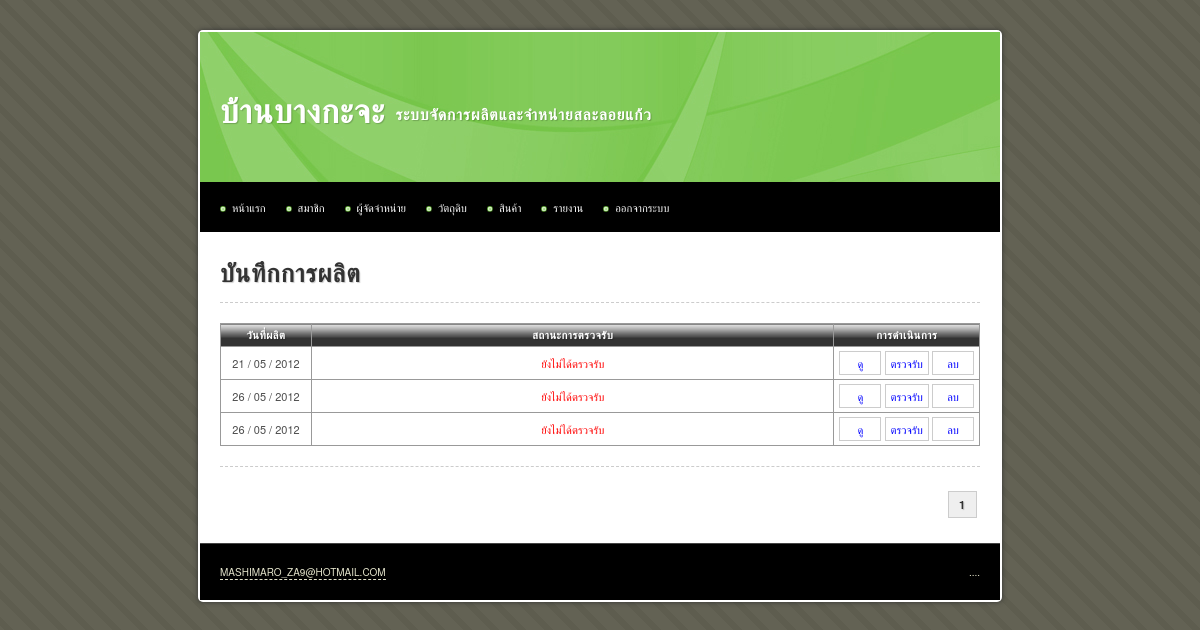
/main/production_log.php (signed in), run on an earlier commit of the app's database.
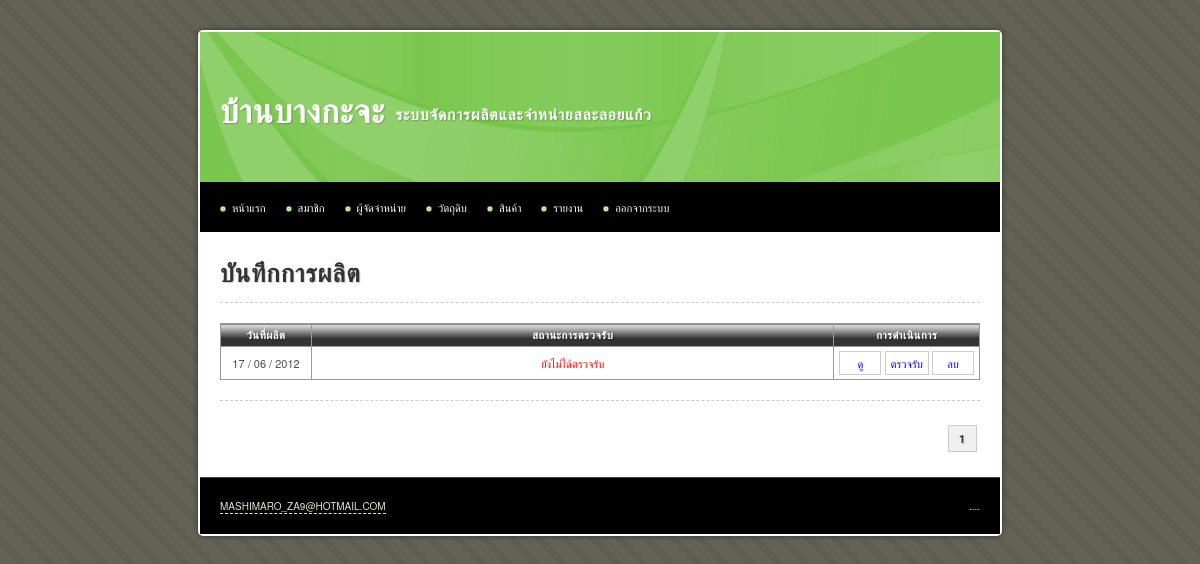
And on a later commit of the database.
### tables this page shows
CREATE TABLE IF NOT EXISTS `production_log` (
  `id` int(10) unsigned NOT NULL AUTO_INCREMENT,
  `is_approved` tinyint(1) unsigned NOT NULL DEFAULT '0',
  `description` text,
  `date_create` date NOT NULL,
  `date_exp` date NOT NULL,
  `date_work` date NOT NULL,
  `date_update` timestamp NOT NULL DEFAULT CURRENT_TIMESTAMP,
  PRIMARY KEY (`id`)
);

### iic_tools/helpers/iic_utilities_helper.php (called while the page is built, shortened)
<?php
function change_date_format($date, $old_separator = "-", $old_format = 'y-m-d', $new_separator = " / ", $new_format = "d-m-y")
{
	@list($_old_format_path1, $_old_format_path2, $_old_format_path3) = explode('-', $old_format);
	@list($_date_path[$_old_format_path1], $_date_path[$_old_format_path2], $_date_path[$_old_format_path3]) = explode($old_separator, $date);
	@list($_new_format_path1, $_new_format_path2, $_new_format_path3) = explode('-', $new_format);
	$_new_date = $_date_path[$_new_format_path1].$new_separator.$_date_path[$_new_format_path2].$new_separator.$_date_path[$_new_format_path3];
	return $_new_date;
}

### main/production_log.php (the view, shortened to what this page needs)
<?php
$sql		= 'SELECT * FROM product_order';
$query		= mysql_query($sql) or die(mysql_error());
$total_rows = mysql_num_rows($query);
$rows_per_page = 10;
$limit_start = ($_GET['page'] - 1) * $rows_per_page;
$target = 'product_order.php?page=';
?>
<!DOCTYPE html PUBLIC "-//W3C//DTD XHTML 1.0 Transitional//EN" "http://www.w3.org/TR/xhtml1/DTD/xhtml1-transitional.dtd">
<html xmlns="http://www.w3.org/1999/xhtml">
<head>
<?php include("inc.css.php"); ?>
</head>
<body>
<div id="container">
	<?php include("inc.header.php"); ?>
	<div id="content">
		<h1>บันทึกการผลิต</h1>
		<hr />
			<table width="100%" border="1" align="center" cellpadding="5" cellspacing="0">
				<thead>
					<tr>
						<th width="80">วันที่ผลิต</th>
						<th>สถานะการตรวจรับ</th>
						<th width="100">การดำเนินการ</th>
					</tr>
				</thead>
				<tbody>
					<?php
					$sql = 'SELECT
								*
							FROM production_log
							LIMIT '.$limit_start.', '.$rows_per_page;
					$query = mysql_query($sql) or die(mysql_error());
					$query_rows	= mysql_num_rows($query);
					if($query_rows > 0)
					{
						while($data = mysql_fetch_array($query))
						{
							$status = ($data['is_approved'] == 0) ? '<span class="red">ยังไม่ได้ตรวจรับ</span>' : '<span class="green">ตรวจรับแล้ว</span>';
							echo '	<tr>
										<td class="center">'.change_date_format($data['date_create']).'</td>
										<td class="center">'.$status.'</td>
										<td class="center nowarp">
											<a class="button" href="production_log_read.php?id='.$data['id'].'">ดู</a>
											<a class="button" href="production_log_approve.php?id='.$data['id'].'">ตรวจรับ</a>
											<a class="button" href="production_log_delete.php?id='.$data['id'].'">ลบ</a>
										</td>
									</tr>';
						}
					}
					else
					{
						echo '<tr><td colspan="7" class="center">ไม่มีข้อมูล</td></tr>';
					}
					?>
				</tbody>
			</table>
		<hr />
		<div class="pagination">
			<?php echo get_pagination($total_rows, $target, $_GET['page'], $rows_per_page); ?>
		</div>
	</div>
	<?php include("inc.footer.php"); ?>
</div>
</body>
</html>

### main/inc.css.php
<link rel="stylesheet" type="text/css" href="../iic_tools/css/aristo/Aristo.css" />
<link rel="stylesheet" type="text/css" href="../iic_tools/css/iic_layout.css" />
<link rel="stylesheet" type="text/css" href="../iic_tools/css/iic_style.css" />
<link rel="stylesheet" type="text/css" href="../css/style.css" />

### main/inc.header.php (shortened to what this page needs)
<div id="header">
	<h1>บ้านบางกะจะ</h1>
	<h2>ระบบจัดการผลิตและจำหน่ายสละลอยแก้ว</h2>
</div>
<div id="menu">
	<ul>
		<li><a href="index.php">หน้าแรก</a></li>
		<li><a href="member.php">สมาชิก</a></li>
		<li><a href="supplier.php">ผู้จัดจำหน่าย</a></li>
		<li><a href="material.php">วัตถุดิบ</a>
			</li>
		<li><a href="product.php">สินค้า</a>
		</li>
		<li>
			<a href="#">รายงาน</a>
		</li>
		<li><a href="logout.php">ออกจากระบบ</a></li>
	</ul>
</div>

### iic_tools/helpers/iic_crud_helper.php (shortened to what this page needs)
<?php
function get_pagination($total_rows, $target, $current_page, $rows_per_page = 10)
{
	$_total_page = ceil($total_rows / $rows_per_page);
	$_pagination = '';
	$_loop = 1;
	while($_loop <= $_total_page)
	{
		if($_loop <= 3 || $_loop > ($_total_page - 3))
		{
			if($_loop == $current_page)
			{
				$_pagination .= '<strong>'.$_loop.'</strong>';
			}
			else
			{
				$_pagination .= '<a href="'.$target.$_loop.'" title="Page '.$_loop.'">&nbsp;'.$_loop.'&nbsp;</a>';
			}
		}
		$_loop++;
	}
	return $_pagination;
}

### main/inc.footer.php
<div id="footer">
	<p class="copyright"><a href="http://famfamfam.com/">mashimaro_za9@hotmail.com</a></p>
	<p class="links">....</p>
</div>

### iic_tools/css/iic_layout.css (style rules this page uses)
html, body, div, span, applet, object, iframe, h1, h2, h3, h4, h5, h6, p, blockquote, pre, a, abbr, acronym, address, big, cite, code, del, dfn, em, font, img, ins, kbd, q, s, samp, small, strike, strong, sub, sup, tt, var, b, u, i, center, dl, dt, dd, ol, ul, li, fieldset, form, label, legend, table, caption, tbody, tfoot, thead, tr, th, td { margin:0; padding:0; border:0; outline:0; font-size:100%; vertical-align:baseline; background:transparent }
ol, ul { list-style:none }
table { border-collapse:collapse; border-spacing:0 }
body { font: 14px/1.5 'Microsoft Sans Serif', 'Helvetica Neue', Arial, 'Liberation Sans', FreeSans, sans-serif }
hr { border:0 #ccc solid; border-top-width:1px; clear:both; height:0 }
h1 { font-size:25px }
h2 { font-size:23px }
li { margin-left:30px }
p, dl, hr, h1, h2, h3, h4, h5, h6, h7, ol, ul, pre, table, address, fieldset { margin-bottom:20px }

### iic_tools/css/iic_style.css (style rules this page uses)
.center { text-align: center; }
.nowarp { white-space: nowrap; }
.red { color: #F00; }
a:link { color: #00F; text-decoration: none; }
thead th { background-image: url(../img/bg_th.png); white-space: nowrap; }
a[class^=button] { color: #4F4F4F }
.pagination { float: right; margin: 8px 0px; text-align: right; }
.pagination strong, .pagination .current { border: 1px solid #CCC; background-color: #EFEFEF; padding: 5px 10px; margin: 0px 3px; }

### css/style.css (style rules this page uses)
body { margin: 30px 0px 20px 0px; padding: 0; background: #D7D7BD url(../images/img01.png) repeat; text-align: justify; line-height: 20px; font-size: 11px; color: #4C4C4C; }
h1, h2, h3, h4, h5, h6, th, b, strong { color: #333; letter-spacing: 1px; text-shadow: 1px 1px 1px rgba(0, 0, 0, 0.2); -moz-text-shadow: 1px 1px 1px rgba(0, 0, 0, 0.2); -webkit-text-shadow: 1px 1px 1px rgba(0, 0, 0, 0.2); }
hr { border-style: dashed; }
#container { background: #FFF; display: table; width: 800px; margin: auto; padding: 2px; border-radius: 5px; -moz-border-radius: 5px; -webkit-border-radius: 5px; box-shadow: 0px 0px 5px #333; -moz-box-shadow: 0px 0px 5px #333; -webkit-box-shadow: 0px 0px 5px #333; }
#content { background: #FFF; padding: 20px; }
#content h1 { margin-top: 10px; }
a.button { border: 1px solid #CCC; color: #00F; display: inline-block; margin: 3px 0px; min-width: 30px; padding: 1px 5px; }
table { border: 1px solid #000; border-collapse: collapse; width: 100% }
table td, table th { padding: 1px 5px; border: 1px solid #999; border-collapse: collapse; }
table th { background-color: #333; border: 1px solid #999; color: #FFF; text-align: center; letter-spacing: 0.5px; }
#header { height: 150px; margin: 0px auto; background: #FFAC16 url(../images/img03.jpg) left top; }
#header h1, #header h2 { margin: 0px; padding: 0; text-transform: uppercase; font-family: Arial, Helvetica, sans-serif; font-weight: bold; color: #FFFFFF; }
#header h1 { float: left; padding: 70px 10px 10px 20px; font-size: 3em; }
#header h2 { padding: 73px 10px 0px 0px; font-size: 1.4em; }
#menu { background: #000; height: 50px; line-height: 50px; margin: 0px auto; padding: 0 0 0 20px; }
#menu ul { margin: 0px; list-style: none; }
#menu ul li { float: left; margin-left: 0px; position: relative; }
#menu ul li a { display: block; border: none; background: url(../images/img05.jpg) no-repeat left 55%; padding: 0px 0px 0px 12px; margin-right: 20px; text-decoration: none; color: #FFFFFF; }
#footer { clear: both; height: 38px; margin: 0px auto; padding-top: 18px; border-top: 1px solid #444444; background: #000000; text-transform: uppercase; font-size: 10px; color: #E5E5CC; }
#footer .copyright { float: left; margin: 0px; padding-left: 20px; text-align: center; }
#footer .links { float: right; margin: 0px; padding-right: 20px; text-align: center; }
#footer a { border-bottom: 1px #E5E5CC dashed; text-decoration: none; color: #E5E5CC; }

What changed in the data, as far as the page shows it:
removed production_log: date_create "21 / 05 / 2012", is_approved "ยังไม่ได้ตรวจรับ"
removed production_log: date_create "26 / 05 / 2012", is_approved "ยังไม่ได้ตรวจรับ"
removed production_log: date_create "26 / 05 / 2012", is_approved "ยังไม่ได้ตรวจรับ"
added production_log: date_create "17 / 06 / 2012", is_approved "ยังไม่ได้ตรวจรับ"
